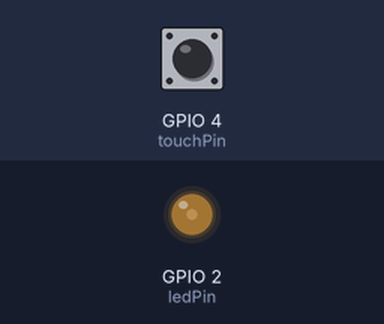
Recording of a sketch running on a simulated ESP32. Shown: output pins drawn as LEDs (lit = HIGH). The inputs (shaded band) are chosen by the test bench; at power-on: GPIO 4 (touchPin) HIGH. What the sketch prints to the serial monitor is not drawn.

Above: at 1.5 s.
1.6 s: GPIO 4 (touchPin) pulled LOW for 0.15 s
At 2.34 s:
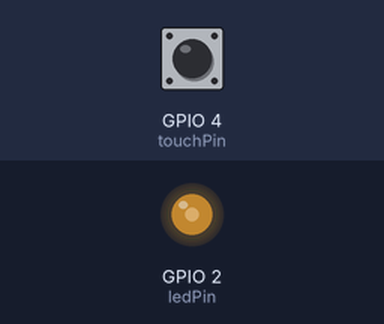
4.6 s: GPIO 4 (touchPin) pulled LOW for 1 s
At 4.76 s:
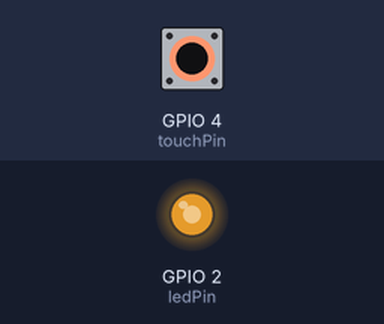
Timing chart, 0 to 13.6 s (numbered marks = the images above; inputs shaded):
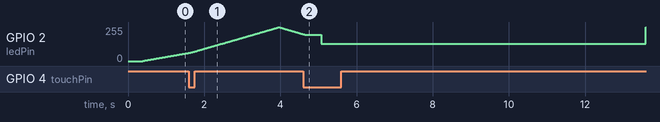

The sketch:

ex05.ino
```cpp
const int touchPin = T0;
const int ledPin = 2;

const unsigned long debounceDelay = 50;

uint32_t touchBaseline = 0;
uint32_t touchThreshold = 0;

bool lastRawTouch = false;
bool stableTouch = false;
bool lastStableTouch = false;
unsigned long lastDebounceTime = 0;

int speedLevel = 1;  // 1、2、3档
int dutyCycle = 0;
int fadeAmount = 1;

bool readTouchPressed() {
  int value = touchRead(touchPin);
  return value < (int)touchThreshold;
}

int getSpeedDelay() {
  switch (speedLevel) {
    case 1: return 20;
    case 2: return 12;
    case 3: return 6;
    default: return 12;
  }
}

void setup() {
  Serial.begin(115200);
  pinMode(ledPin, OUTPUT);
  digitalWrite(ledPin, LOW);

  delay(200);

  uint32_t total = 0;
  for (int i = 0; i < 32; i++) {
    total += touchRead(touchPin);
    delay(5);
  }

  touchBaseline = total / 32;
  touchThreshold = touchBaseline * 3 / 4;
  if (touchThreshold < 10) {
    touchThreshold = 10;
  }

  lastRawTouch = readTouchPressed();
  stableTouch = lastRawTouch;
  lastStableTouch = stableTouch;

  ledcAttach(ledPin, 5000, 8);

  Serial.printf("touch baseline=%u threshold=%u\n", touchBaseline, touchThreshold);
  Serial.println("ex05: 触摸调速呼吸灯准备就绪");
}

void loop() {
  bool currentRawTouch = readTouchPressed();

  if (currentRawTouch != lastRawTouch) {
    lastDebounceTime = millis();
    lastRawTouch = currentRawTouch;
  }

  if (millis() - lastDebounceTime > debounceDelay) {
    stableTouch = currentRawTouch;
  }

  if (stableTouch && !lastStableTouch) {
    speedLevel = speedLevel % 3 + 1;
    Serial.printf("touch pressed -> speed level %d\n", speedLevel);
  }

  lastStableTouch = stableTouch;

  ledcWrite(ledPin, dutyCycle);

  dutyCycle += fadeAmount;
  if (dutyCycle <= 0) {
    dutyCycle = 0;
    fadeAmount = 1;
  } else if (dutyCycle >= 255) {
    dutyCycle = 255;
    fadeAmount = -1;
  }

  delay(getSpeedDelay());
}
```
